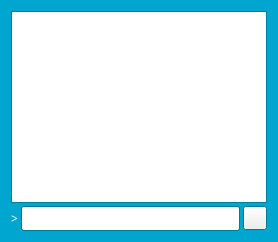
     <widget class="QWidget" name="tab_console">
      <property name="palette">
       <palette>
        <active>
         <colorrole role="WindowText">
          <brush brushstyle="SolidPattern">
           <color alpha="255">
            <red>255</red>
            <green>255</green>
            <blue>255</blue>
           </color>
          </brush>
         </colorrole>
         <colorrole role="Base">
          <brush brushstyle="SolidPattern">
           <color alpha="255">
            <red>255</red>
            <green>255</green>
            <blue>255</blue>
           </color>
          </brush>
         </colorrole>
         <colorrole role="Window">
          <brush brushstyle="SolidPattern">
           <color alpha="255">
            <red>0</red>
            <green>166</green>
            <blue>207</blue>
           </color>
          </brush>
         </colorrole>
        </active>
        <inactive>
         <colorrole role="WindowText">
          <brush brushstyle="SolidPattern">
           <color alpha="255">
            <red>255</red>
            <green>255</green>
            <blue>255</blue>
           </color>
          </brush>
         </colorrole>
         <colorrole role="Base">
          <brush brushstyle="SolidPattern">
           <color alpha="255">
            <red>255</red>
            <green>255</green>
            <blue>255</blue>
           </color>
          </brush>
         </colorrole>
         <colorrole role="Window">
          <brush brushstyle="SolidPattern">
           <color alpha="255">
            <red>0</red>
            <green>166</green>
            <blue>207</blue>
           </color>
          </brush>
         </colorrole>
        </inactive>
        <disabled>
         <colorrole role="WindowText">
          <brush brushstyle="SolidPattern">
           <color alpha="255">
            <red>120</red>
            <green>120</green>
            <blue>120</blue>
           </color>
          </brush>
         </colorrole>
         <colorrole role="Base">
          <brush brushstyle="SolidPattern">
           <color alpha="255">
            <red>0</red>
            <green>166</green>
            <blue>207</blue>
           </color>
          </brush>
         </colorrole>
         <colorrole role="Window">
          <brush brushstyle="SolidPattern">
           <color alpha="255">
            <red>0</red>
            <green>166</green>
            <blue>207</blue>
           </color>
          </brush>
         </colorrole>
        </disabled>
       </palette>
      </property>
      <property name="font">
       <font>
        <family>Finger Paint</family>
       </font>
      </property>
      <property name="autoFillBackground">
       <bool>true</bool>
      </property>
      <attribute name="title">
       <string>&amp;Console</string>
      </attribute>
      <layout class="QVBoxLayout" name="verticalLayout_3">
       <property name="spacing">
        <number>3</number>
       </property>
       <item>
        <widget class="QTextEdit" name="messagesWidget">
         <property name="minimumSize">
          <size>
           <width>0</width>
           <height>100</height>
          </size>
         </property>
         <property name="font">
          <font>
           <family>Finger Paint</family>
          </font>
         </property>
         <property name="readOnly">
          <bool>true</bool>
         </property>
         <property name="tabKeyNavigation" stdset="0">
          <bool>false</bool>
         </property>
         <property name="columnCount" stdset="0">
          <number>2</number>
         </property>
        </widget>
       </item>
       <item>
        <layout class="QHBoxLayout" name="horizontalLayout">
         <property name="spacing">
          <number>3</number>
         </property>
         <item>
          <widget class="QLabel" name="label">
           <property name="text">
            <string notr="true">&gt;</string>
           </property>
          </widget>
         </item>
         <item>
          <widget class="QLineEdit" name="lineEdit"/>
         </item>
         <item>
          <widget class="QPushButton" name="clearButton">
           <property name="maximumSize">
            <size>
             <width>24</width>
             <height>24</height>
            </size>
           </property>
           <property name="toolTip">
            <string>Clear console</string>
           </property>
           <property name="text">
            <string/>
           </property>
           <property name="icon">
            <iconset resource="../bitcoin.qrc">
             <normaloff>:/icons/remove</normaloff>:/icons/remove</iconset>
           </property>
           <property name="shortcut">
            <string notr="true">Ctrl+L</string>
           </property>
           <property name="autoDefault">
            <bool>false</bool>
           </property>
          </widget>
         </item>
        </layout>
       </item>
      </layout>
     </widget>
